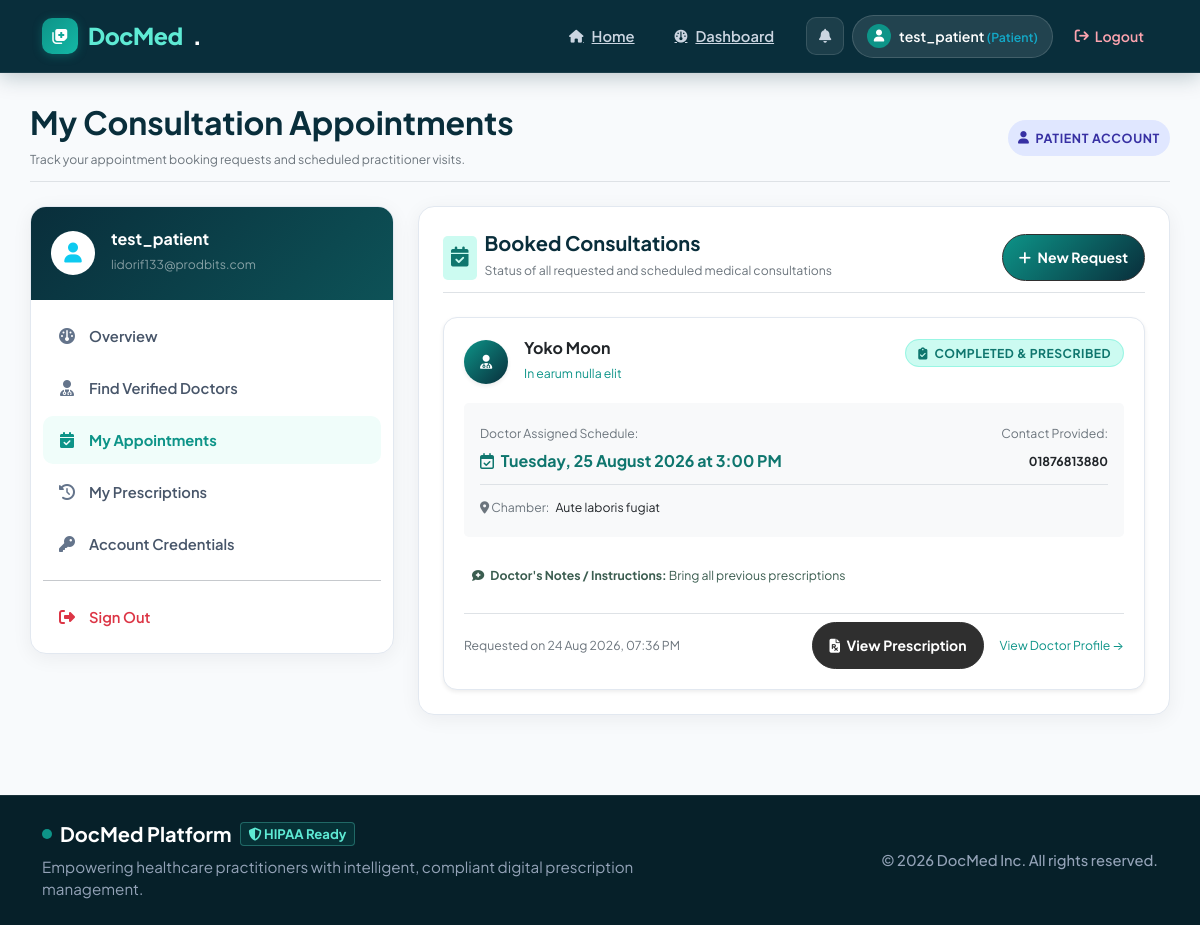
The page /dashboard/my-appointments/7 (signed in) on the database as committed earlier.
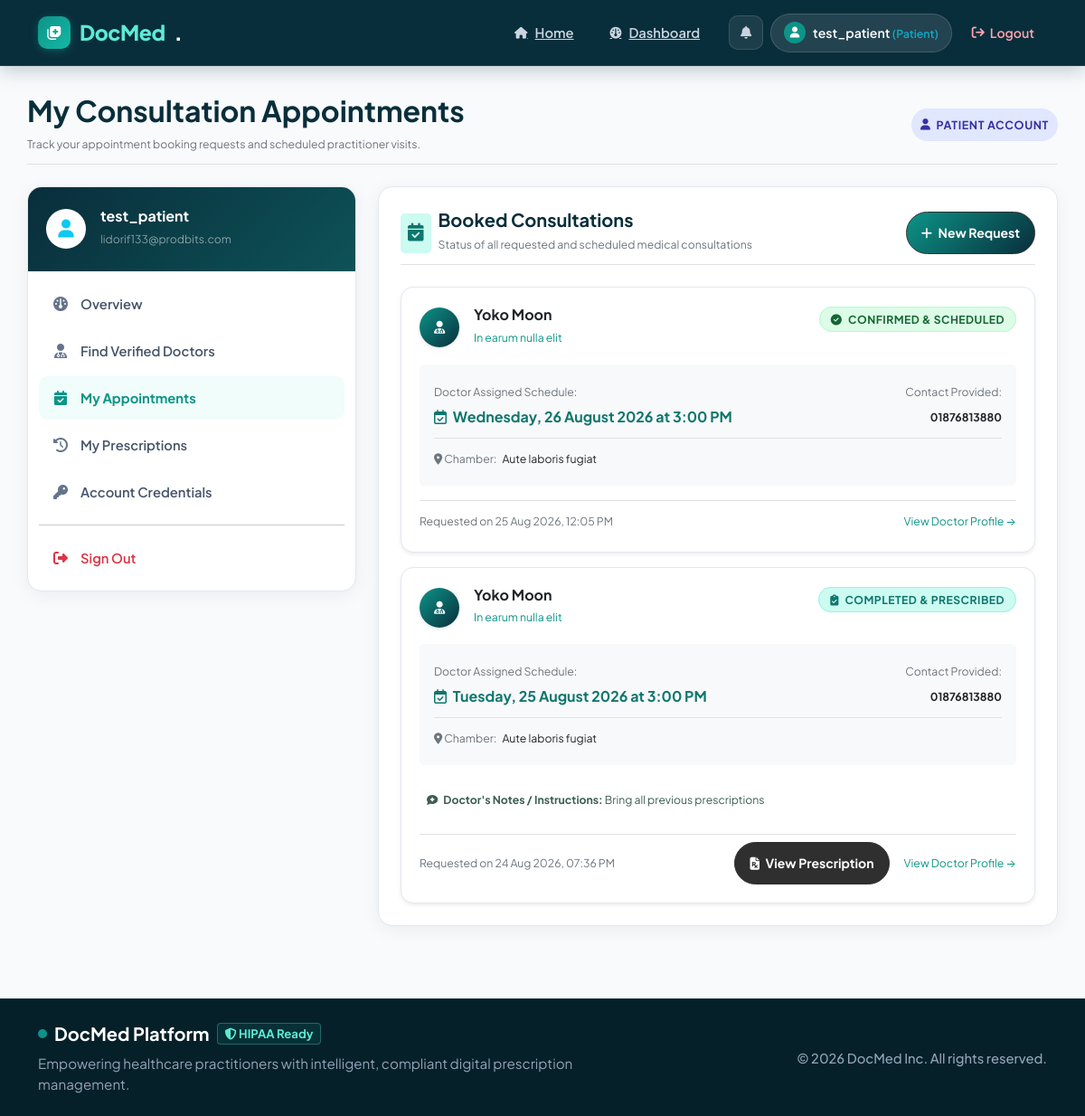
The same page on the database as committed later.
### app/modules/dashboard/models.py (models this page shows, shortened)
class AppointmentModel(db.Model):
    __tablename__ = 'appointments'
    id = db.Column(db.Integer, primary_key=True)
    patient_id = db.Column(db.Integer, db.ForeignKey('registration.uid'), nullable=False)
    doctor_id = db.Column(db.Integer, db.ForeignKey('registration.uid'), nullable=False)
    status = db.Column(db.String(20), default='pending', nullable=False)
    patient_name = db.Column(db.String(120), nullable=False)
    patient_email = db.Column(db.String(120), nullable=False)
    patient_phone = db.Column(db.String(25), nullable=False)
    reason = db.Column(db.Text, nullable=True)
    preferred_date = db.Column(db.Date, nullable=True)
    preferred_time = db.Column(db.String(50), nullable=True)
    scheduled_date = db.Column(db.Date, nullable=True)
    scheduled_time = db.Column(db.String(50), nullable=True) # e.g. "10:30 AM", "05:00 PM"
    doctor_notes = db.Column(db.Text, nullable=True) # instructions, room/chamber info, or cancellation reason
    created_at = db.Column(db.DateTime, default=datetime.now)
    updated_at = db.Column(db.DateTime, default=datetime.now, onupdate=datetime.now)
    patient = db.relationship('RegistrationModel', foreign_keys=[patient_id], backref=db.backref('patient_appointments', lazy='dynamic', cascade='all, delete-orphan'))
    doctor = db.relationship('RegistrationModel', foreign_keys=[doctor_id], backref=db.backref('doctor_appointments', lazy='dynamic', cascade='all, delete-orphan'))

class ProfileSetupModel(db.Model):
    __tablename__ = 'profile_info'
    id = db.Column(db.Integer, primary_key=True)
    user_id = db.Column(db.Integer, db.ForeignKey('registration.uid'))
    full_name = db.Column(db.String(120), nullable=False)
    birth_date = db.Column(db.DateTime(), nullable=False)
    sex = db.Column(db.String(10), nullable=False)
    achievement = db.Column(db.String(255), nullable=False)
    phone = db.Column(db.String(15), nullable=True)
    college = db.Column(db.String(150), nullable=False)
    higher_degree = db.Column(db.String(225), nullable=True)
    course = db.Column(db.String(225), nullable=True)
    extra = db.Column(db.String(225), nullable=True)
    current_position = db.Column(db.String(100), nullable=False)
    govt_reg = db.Column(db.String(100), nullable=False)
    office = db.Column(db.String(255), nullable=True)
    signature = db.Column(db.String(255), nullable=False)

### app/modules/dashboard/routes.py (the view)
@dashboard.route('/my-appointments/<int:uid>')
@login_required
def patient_appointments_page(uid):
    if current_user.uid != uid and not current_user.is_admin:
        flash("Unauthorized access.", "error")
        return redirect(url_for('dashboard.dashboard_main_page', uid=current_user.uid))
    user = RegistrationModel.query.get_or_404(uid)
    appointments = AppointmentModel.query.filter_by(patient_id=uid).order_by(AppointmentModel.created_at.desc()).all()
    context = {
        'user': user,
        'appointments': appointments,
    }
    return render_template('patient-dashboard/appointments.html', **context)

### app/templates/patient-dashboard/appointments.html (shortened to what the changed rows need)
{% extends 'base.html' %}
{% block content %}
<div class="container dashboard-container">
    <div class="d-flex flex-wrap justify-content-between align-items-center mb-4 pb-2 border-bottom">
        <div>
            <h2 class="fw-bold mb-1" style="color: #092e3b;">
                My Consultation Appointments
            </h2>
        </div>
    </div>
    <div class="row g-4">
        <div class="col-lg-8 col-md-7">
            <div class="dash-action-card">
                <div id="appointments-feed-container"
                     hx-get="{{ url_for('dashboard.patient_appointments_feed', uid=current_user.uid) }}"
                     hx-trigger="docmed:appointment_update from:body"
                     hx-swap="innerHTML transition:true">
                    {% include 'patient-dashboard/_appointments_feed.html' %}
                </div>
            </div>
        </div>
    </div>
</div>
{% endblock %}

### app/templates/patient-dashboard/_appointments_feed.html (shortened to what the changed rows need)
{% if appointments %}
    <div class="d-flex flex-column gap-3">
        {% for appt in appointments %}
            {% set doc_profile = appt.doctor.profile_info if appt.doctor else None %}
            <div class="appointment-card shadow-sm" id="appointment-card-{{ appt.id }}">
                <div class="d-flex flex-wrap justify-content-between align-items-start gap-2 mb-3">
                    <div class="d-flex align-items-center gap-3">
                        <div class="rounded-circle d-flex align-items-center justify-content-center text-white fw-bold shadow-sm" style="width: 44px; height: 44px; background: linear-gradient(135deg, #0d9488 0%, #092e3b 100%);">
                            <i class="fa-solid fa-user-doctor"></i>
                        </div>
                        <div>
                            <h6 class="fw-bold text-dark mb-0">
                                {{ doc_profile.full_name if doc_profile and doc_profile.full_name else 'Dr. ' ~ appt.doctor.username }}
                            </h6>
                            <small class="text-teal fw-semibold" style="color: #0d9488;">
                                {{ doc_profile.current_position if doc_profile and doc_profile.current_position else 'Medical Practitioner' }}
                            </small>
                        </div>
                    </div>
                    <div>
                        {% if appt.status == 'pending' %}
                            <span class="badge-status badge-pending"><i class="fa-solid fa-clock-rotate-left me-1"></i> Pending Doctor Review</span>
                        {% elif appt.status == 'confirmed' %}
                            <span class="badge-status badge-confirmed"><i class="fa-solid fa-circle-check me-1"></i> Confirmed & Scheduled</span>
                        {% elif appt.status == 'completed' %}
                            <span class="badge-status" style="background:#ccfbf1; color:#0f766e; border: 1px solid #99f6e4;"><i class="fa-solid fa-clipboard-check me-1"></i> Completed & Prescribed</span>
                        {% elif appt.status == 'rejected' %}
                            <span class="badge-status badge-rejected"><i class="fa-solid fa-circle-xmark me-1"></i> Request Declined</span>
                        {% elif appt.status == 'cancelled' %}
                            <span class="badge-status badge-cancelled"><i class="fa-solid fa-ban me-1"></i> Cancelled</span>
                        {% endif %}
                    </div>
                </div>
                <div class="bg-light p-3 rounded-3 mb-3 small">
                    <div class="d-flex justify-content-between align-items-center flex-wrap gap-2">
                        <div>
                            <span class="text-muted d-block">Doctor Assigned Schedule:</span>
                            {% if appt.scheduled_date %}
                                <strong class="text-teal fs-6" style="color: #0f766e;">
                                    <i class="fa-regular fa-calendar-check me-1"></i>
                                    {{ appt.scheduled_date.strftime('%A, %d %B %Y') if appt.scheduled_date.strftime else appt.scheduled_date }} at {{ appt.scheduled_time }}
                                </strong>
                            {% else %}
                                <span class="text-muted fst-italic">Doctor is currently assigning your appointment date and time slot</span>
                            {% endif %}
                        </div>
                        <div class="text-end">
                            <span class="text-muted d-block">Contact Provided:</span>
                            <strong class="text-dark">{{ appt.patient_phone }}</strong>
                        </div>
                    </div>
                    {% if doc_profile and doc_profile.office %}
                    <div class="mt-2 pt-2 border-top">
                        <span class="text-muted me-1"><i class="fa-solid fa-location-dot"></i> Chamber:</span>
                        <span class="text-dark fw-semibold">{{ doc_profile.office }}</span>
                    </div>
                    {% endif %}
                </div>
                {% if appt.doctor_notes %}
                <div class="mb-3 small">
                    <div class="p-2 rounded-2 {% if appt.status in ['cancelled', 'rejected'] %}bg-danger-subtle text-danger{% else %}bg-info-subtle text-primary{% endif %}">
                        <i class="fa-solid fa-comment-medical me-1"></i> <strong>Doctor's Notes / Instructions:</strong> {{ appt.doctor_notes }}
                    </div>
                </div>
                {% endif %}
                <div class="d-flex justify-content-between align-items-center pt-2 border-top small text-muted">
                    <span>Requested on {{ appt.created_at.strftime('%d %b %Y, %I:%M %p') if appt.created_at else '' }}</span>
                    <div class="d-flex align-items-center gap-3">
                        {% if appt.status == 'completed' %}
                            {% set linked_rx = appt.prescriptions.order_by(appt.prescriptions.statement.froms[0].c.created_at.desc()).first() if appt.prescriptions else None %}
                            {% if linked_rx %}
                            <a href="{{ url_for('pdf_generator.pdf_prescription_preview', patient_id=linked_rx.patient_id) }}" class="btn btn-sm btn-outline-success rounded-pill px-3 fw-bold">
                                <i class="fa-solid fa-file-prescription me-1"></i> View Prescription
                            </a>
                            {% endif %}
                        {% endif %}
                        {% if appt.doctor %}
                        <a href="{{ url_for('dashboard.profile_page', uid=appt.doctor.uid) }}" class="text-teal text-decoration-none fw-semibold" style="color: #0d9488;">
                            View Doctor Profile &rarr;
                        </a>
                        {% endif %}
                    </div>
                </div>
            </div>
        {% endfor %}
    </div>
{% endif %}

Rows that differ between the two databases and show on the page:
added AppointmentModel: ProfileSetupModel.full_name "Yoko Moon", ProfileSetupModel.current_position "In earum nulla elit", status "confirmed" (drawn), scheduled_date "Wednesday, 26 August 2026", scheduled_time "3:00 PM", patient_phone "01876813880", {{ doc_profile.office }} "Aute laboris fugiat", created_at "25 Aug 2026, 12:05 PM"
